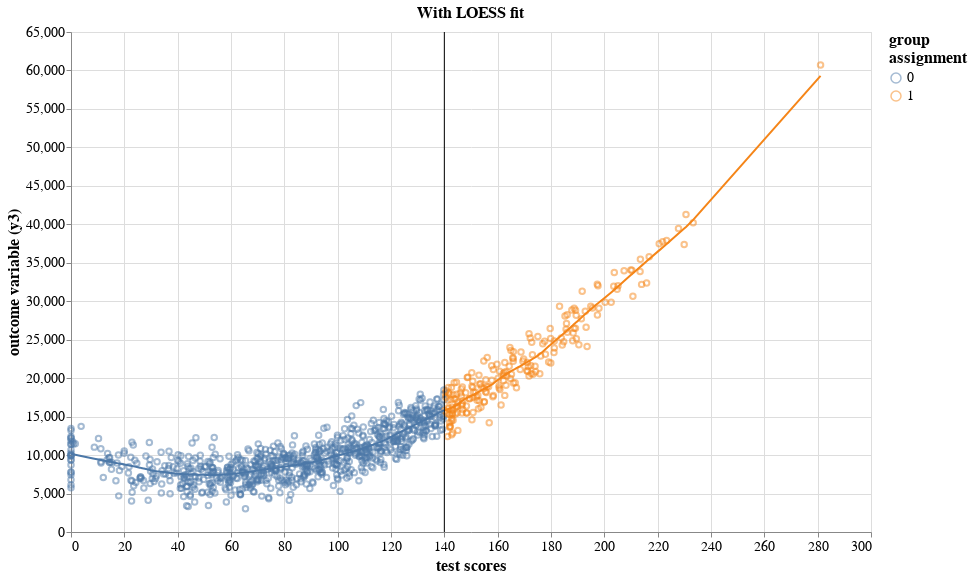

The notebook cell this image was saved under:
### Code cell
chart = alt.Chart(
    non_lin_scores,
    title="With LOESS fit"
).mark_point(opacity=.5).encode(
    x = alt.X("x:Q", title = "test scores"),
    y = alt.Y("y3:Q", title = 'outcome variable (y3)'),
    color = alt.Color("D:N",title = ["group","assignment"]),
    tooltip = [
        alt.Tooltip("x:Q", title='score', format='.2f'),
        alt.Tooltip("y3:Q", title='outcome var', format='.2f'),
    ]
).properties(width=800, height=500)

sep_lines = chart + chart.transform_loess("x", "y3", groupby=['D']).mark_line(size=2)

vert_df = pd.DataFrame({
        'x' : [140],
    })
vert = alt.Chart(vert_df).mark_rule(color='black').encode(
    x = 'x:Q',
)

final = alt.layer(sep_lines, vert)
final.configure_title(
    fontSize=16,
).configure_axis(
    titleFontSize=16,
    labelFontSize=14
).configure_legend(
    titleFontSize=16,
    labelFontSize=14
)

### Figure 1 — Vega-Lite specification as saved in the notebook (floating-point values rounded to 4 significant figures; data arrays with more than 128 entries replaced by an {"elided": "..."} marker saying what was removed)
{"config": {"view": {"continuousWidth": 400, "continuousHeight": 300}, "axis": {"labelFontSize": 14, "titleFontSize": 16}, "legend": {"labelFontSize": 14, "titleFontSize": 16}, "title": {"fontSize": 16}}, "layer": [{"layer": [{"mark": {"type": "point", "opacity": 0.5}, "encoding": {"color": {"type": "nominal", "field": "D", "title": ["group", "assignment"]}, "tooltip": [{"type": "quantitative", "field": "x", "format": ".2f", "title": "score"}, {"type": "quantitative", "field": "y3", "format": ".2f", "title": "outcome var"}], "x": {"type": "quantitative", "field": "x", "title": "test scores"}, "y": {"type": "quantitative", "field": "y3", "title": "outcome variable (y3)"}}, "height": 500, "title": "With LOESS fit", "width": 800}, {"mark": {"type": "line", "size": 2}, "encoding": {"color": {"type": "nominal", "field": "D", "title": ["group", "assignment"]}, "tooltip": [{"type": "quantitative", "field": "x", "format": ".2f", "title": "score"}, {"type": "quantitative", "field": "y3", "format": ".2f", "title": "outcome var"}], "x": {"type": "quantitative", "field": "x", "title": "test scores"}, "y": {"type": "quantitative", "field": "y3", "title": "outcome variable (y3)"}}, "height": 500, "title": "With LOESS fit", "transform": [{"loess": "y3", "on": "x", "groupby": ["D"]}], "width": 800}], "data": {"name": "data-697a63aa48f5f0b80045c98d8a7ec143"}}, {"data": {"name": "data-64fb9f5aea51066c990d61c664a42d60"}, "mark": {"type": "rule", "color": "black"}, "encoding": {"x": {"type": "quantitative", "field": "x"}}}], "$schema": "https://vega.github.io/schema/vega-lite/v4.8.1.json", "datasets": {"data-697a63aa48f5f0b80045c98d8a7ec143": {"elided": "1000 records"}, "data-64fb9f5aea51066c990d61c664a42d60": [{"x": 140}]}}
